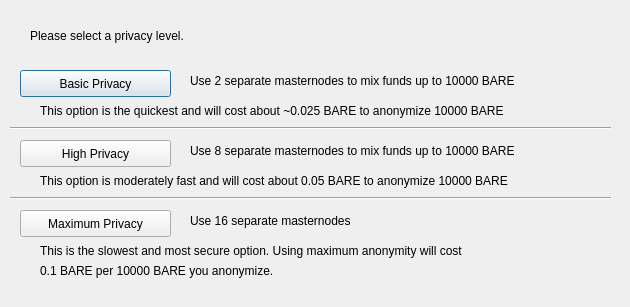
<?xml version="1.0" encoding="UTF-8"?>
<ui version="4.0">
 <class>ObfuscationConfig</class>
 <widget class="QDialog" name="ObfuscationConfig">
  <property name="geometry">
   <rect>
    <x>0</x>
    <y>0</y>
    <width>630</width>
    <height>307</height>
   </rect>
  </property>
  <property name="windowTitle">
   <string>Configure Obfuscation</string>
  </property>
  <widget class="QPushButton" name="buttonBasic">
   <property name="geometry">
    <rect>
     <x>20</x>
     <y>70</y>
     <width>151</width>
     <height>27</height>
    </rect>
   </property>
   <property name="text">
    <string>Basic Privacy</string>
   </property>
  </widget>
  <widget class="QPushButton" name="buttonHigh">
   <property name="geometry">
    <rect>
     <x>20</x>
     <y>140</y>
     <width>151</width>
     <height>27</height>
    </rect>
   </property>
   <property name="text">
    <string>High Privacy</string>
   </property>
  </widget>
  <widget class="QPushButton" name="buttonMax">
   <property name="geometry">
    <rect>
     <x>20</x>
     <y>210</y>
     <width>151</width>
     <height>27</height>
    </rect>
   </property>
   <property name="text">
    <string>Maximum Privacy</string>
   </property>
  </widget>
  <widget class="QLabel" name="label">
   <property name="geometry">
    <rect>
     <x>30</x>
     <y>20</y>
     <width>571</width>
     <height>31</height>
    </rect>
   </property>
   <property name="text">
    <string>Please select a privacy level.</string>
   </property>
  </widget>
  <widget class="QLabel" name="label_2">
   <property name="geometry">
    <rect>
     <x>190</x>
     <y>70</y>
     <width>421</width>
     <height>21</height>
    </rect>
   </property>
   <property name="text">
    <string>Use 2 separate masternodes to mix funds up to 10000 BARE</string>
   </property>
  </widget>
  <widget class="QLabel" name="label_3">
   <property name="geometry">
    <rect>
     <x>190</x>
     <y>140</y>
     <width>411</width>
     <height>21</height>
    </rect>
   </property>
   <property name="text">
    <string>Use 8 separate masternodes to mix funds up to 10000 BARE</string>
   </property>
  </widget>
  <widget class="QLabel" name="label_4">
   <property name="geometry">
    <rect>
     <x>190</x>
     <y>210</y>
     <width>421</width>
     <height>21</height>
    </rect>
   </property>
   <property name="text">
    <string>Use 16 separate masternodes</string>
   </property>
  </widget>
  <widget class="QLabel" name="label_6">
   <property name="geometry">
    <rect>
     <x>40</x>
     <y>100</y>
     <width>561</width>
     <height>21</height>
    </rect>
   </property>
   <property name="text">
    <string>This option is the quickest and will cost about ~0.025 BARE to anonymize 10000 BARE</string>
   </property>
  </widget>
  <widget class="QLabel" name="label_7">
   <property name="geometry">
    <rect>
     <x>40</x>
     <y>170</y>
     <width>561</width>
     <height>21</height>
    </rect>
   </property>
   <property name="text">
    <string>This option is moderately fast and will cost about 0.05 BARE to anonymize 10000 BARE</string>
   </property>
  </widget>
  <widget class="QLabel" name="label_8">
   <property name="geometry">
    <rect>
     <x>40</x>
     <y>240</y>
     <width>561</width>
     <height>21</height>
    </rect>
   </property>
   <property name="text">
    <string>This is the slowest and most secure option. Using maximum anonymity will cost</string>
   </property>
  </widget>
  <widget class="QLabel" name="label_9">
   <property name="geometry">
    <rect>
     <x>40</x>
     <y>260</y>
     <width>561</width>
     <height>21</height>
    </rect>
   </property>
   <property name="text">
    <string>0.1 BARE per 10000 BARE you anonymize.</string>
   </property>
  </widget>
  <widget class="Line" name="line">
   <property name="geometry">
    <rect>
     <x>10</x>
     <y>120</y>
     <width>601</width>
     <height>16</height>
    </rect>
   </property>
   <property name="orientation">
    <enum>Qt::Horizontal</enum>
   </property>
  </widget>
  <widget class="Line" name="line_2">
   <property name="geometry">
    <rect>
     <x>10</x>
     <y>190</y>
     <width>601</width>
     <height>16</height>
    </rect>
   </property>
   <property name="orientation">
    <enum>Qt::Horizontal</enum>
   </property>
  </widget>
 </widget>
 <resources/>
 <connections/>
</ui>
